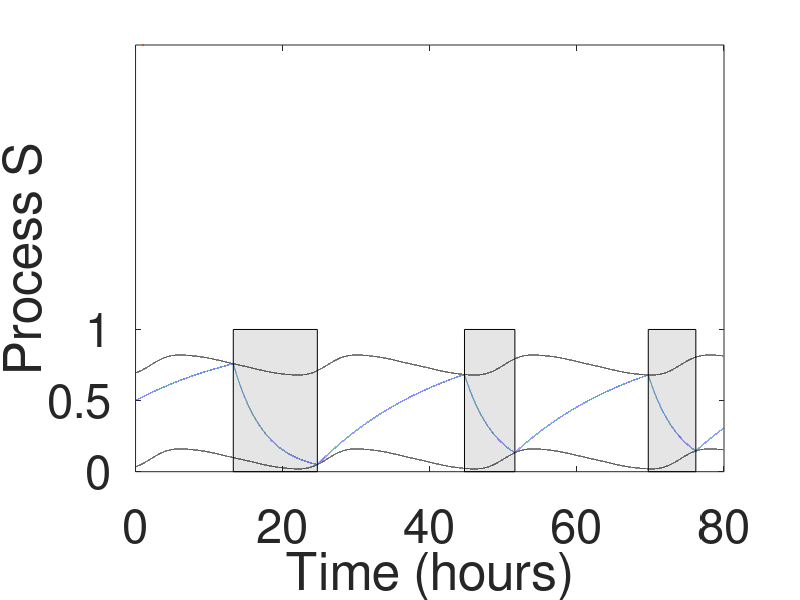

Reproduce this figure in MATLAB.

%parameters
dt= 0.001; %time step
T=80; %Total time (hours)
t= 0:dt:T;


%Circadian process equation

alpha= 2.07;%alpha is a phase shift that specifies the distance from the circadian max.
%phi chosen so switch from sleep to wake occurs at appropriate time
omega= 2*pi/24;
C=0.97*sin(omega*(t-alpha))+0.22*sin(2*omega*(t-alpha))+0.07*sin(3*omega*(t-alpha))+0.03*sin(4*omega*(t-alpha))+0.001*sin(5*omega*(t-alpha));


%lower threshold parameters
H0minus = 0.09; % Varying this parameter alters lower threshold value
H0plus= 0.75;
a= 0.07;
Hminus = H0minus + a*C;
Hplus= H0plus+a*C;



%Homeostatic process (H) parameters
tau_s= 4.2; %sleep time constant-leads to faster dissipation of sleep pressure
tau_w= 18.2; %awake time constant- slower build up of sleep pressure 
U_t =1; %mu is the upper asymptote i.e the value H would reach if no switch to sleep occured
H0= 0.5;




% initialize H before the loop
H= zeros(size(t));
H(1)=H0;
wake = 1;

for i=2:length(t)

    if wake==1 
        Hnew = U_t+(H(i-1)-U_t)*exp(-dt/tau_w); %when awake update Hnew with wake equation
    elseif wake==0
        Hnew = H(i-1) * exp(-dt/tau_s); %when asleep update Hnew with sleep equation 
   
    end

    if Hplus(i)>Hnew %H is below upper limit
        if Hminus(i)<Hnew
            H(i) = Hnew; %if H is above the lower limit then H assigned to either awake or sleep equation
        else
            wake = 1; %if its below then you must need to switch from alseep to awake
            H(i) = U_t+(H(i-1)-U_t)*exp(-dt/tau_w); %awake
        end
    else
        wake = 0; 
        H(i) = H(i-1) * exp(-dt/tau_s); %otherwise only sleep when already asleep 
    end
end 


%defining shaded region
sleep=(zeros(size(t)));
sleep(1)= 0;
for i=2:length(t)
    if H(i) == H(i-1) * exp(-dt/tau_s) % if asleep
        sleep(i) = 1; % mark as asleep
    else
        sleep(i) = 0; % mark as awake
    end
end

% Define x coordinates for sleep periods
x_rect1 = [];
x_rect2 = [];
x_rect3 = [];% Initialize x coordinates for sleep periods
for i = 1:length(t)
    if sleep(i+1) == 1 && sleep(i) == 0 % First time entering sleep
        x_rect1([1,4]) = t(i);
    elseif sleep(i+1) == 0 && sleep(i) == 1 % First time waking up
        x_rect1([2,3]) = t(i);
        if length(x_rect1) == 4 %Only keep pairs of start and end times
            break; % Exit loop if we have two pairs
        end
    end 
end 
for i=14860:length (t)
     if sleep(i+1) == 1 && sleep(i) == 0 % First time entering sleep
        x_rect2([1,4]) = t(i);
    elseif sleep(i+1) == 0 && sleep(i) == 1 % First time waking up
        x_rect2([2,3]) = t(i);
        if length(x_rect2) == 4 %Only keep pairs of start and end times
            break; % Exit loop if we have two pairs
        end
    end
end

for i=51890:length (t)-1
     if sleep(i+1) == 1 && sleep(i) == 0 % First time entering sleep
        x_rect3([1,4]) = t(i);
     elseif sleep(i+1) == 0 && sleep(i) == 1 % First time waking up
        x_rect3([2,3]) = t(i);
         if length(x_rect3) == 4 %Only keep pairs of start and end times
            break; % Exit loop if we have two pairs
        end
     end 
end 
 

y_rect1= [1,1,0,0];
y_rect2= [1,1,0,0];
y_rect3= [1,1,0,0];


%Plotting results 
close all;

plot(t, Hplus, 'black');
hold on
plot(t, Hminus, 'black')
hold on
plot(t,H,linewidth=3)
xlabel('Time (hours)','FontSize',34)
ylabel  ('Process S','FontSize',34)
yticks([0 0.5 1]);
set(gca, 'FontSize', 34)
hold on
fill(x_rect1,y_rect1,'k','FaceAlpha',0.1)
fill(x_rect2,y_rect2,'k','FaceAlpha',0.1)
fill(x_rect3,y_rect3,'k','FaceAlpha',0.1)
hold off
